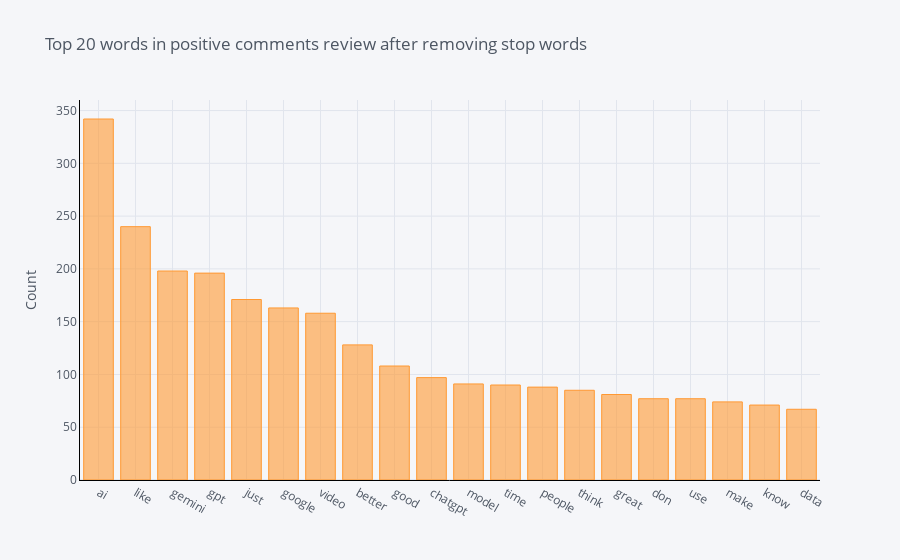

The cell this chart's notebook holds for it:
### Code cell
# Unigram

def get_top_n_words(corpus, n=None):
    vec = CountVectorizer(stop_words = list(stop_words)).fit(corpus)
    bag_of_words = vec.transform(corpus)
    sum_words = bag_of_words.sum(axis=0) 
    words_freq = [(word, sum_words[0, idx]) for word, idx in vec.vocabulary_.items()]
    words_freq =sorted(words_freq, key = lambda x: x[1], reverse=True)
    return words_freq[:n]
common_words = get_top_n_words(pos_df['text'], 20)
# for word, freq in common_words:
#     print(word, freq)
df2 = pd.DataFrame(common_words, columns = ['CommentsText' , 'count'])
df2.groupby('CommentsText').sum()['count'].sort_values(ascending=False).iplot(
    kind='bar', yTitle='Count', linecolor='black', title='Top 20 words in positive comments review after removing stop words')

### Figure 1 — Plotly figure (JSON) as saved in the notebook; plotly's stock layout.template omitted (floating-point values rounded to 4 significant figures)
{"data": [{"marker": {"color": "rgba(255, 153, 51, 0.6)", "line": {"color": "rgba(255, 153, 51, 1.0)", "width": 1}}, "name": "count", "orientation": "v", "text": "", "type": "bar", "x": ["ai", "like", "gemini", "gpt", "just", "google", "video", "better", "good", "chatgpt", "model", "time", "people", "think", "great", "don", "use", "make", "know", "data"], "y": [342, 240, 198, 196, 171, 163, 158, 128, 108, 97, 91, 90, 88, 85, 81, 77, 77, 74, 71, 67]}], "layout": {"legend": {"bgcolor": "#F5F6F9", "font": {"color": "#4D5663"}}, "paper_bgcolor": "#F5F6F9", "plot_bgcolor": "#F5F6F9", "title": {"font": {"color": "#4D5663"}, "text": "Top 20 words in positive comments review after removing stop words"}, "xaxis": {"gridcolor": "#E1E5ED", "linecolor": "black", "showgrid": true, "tickfont": {"color": "#4D5663"}, "title": {"font": {"color": "#4D5663"}, "text": ""}, "zerolinecolor": "#E1E5ED"}, "yaxis": {"gridcolor": "#E1E5ED", "linecolor": "black", "showgrid": true, "tickfont": {"color": "#4D5663"}, "title": {"font": {"color": "#4D5663"}, "text": "Count"}, "zerolinecolor": "#E1E5ED"}}}
